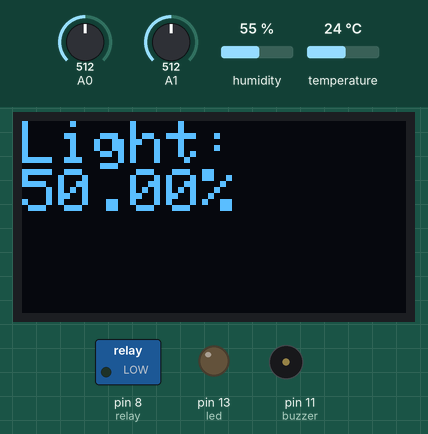
This sketch was run on a simulated Arduino Uno, built with avr-gcc and run on an emulated ATmega328P. Parts: 128×64 one-colour display, switched loads named in the sketch (green lamp = pin HIGH), output pins drawn as LEDs (lit = HIGH), buzzer (waves = sounding). The test bench sets the inputs (shaded band); at power-on: A1 = 512, A0 = 512, humidity 55 %, temperature 24 °C. What the sketch prints to the serial monitor is not drawn.

Above: at 1.8 s.
1.9 s: A1 set to 484
At 2.9 s:
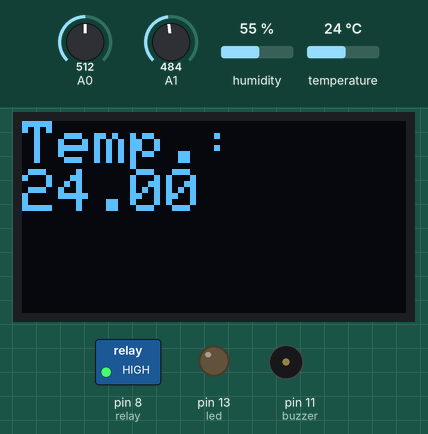
6.7 s: A0 set to 836
At 8.8 s:
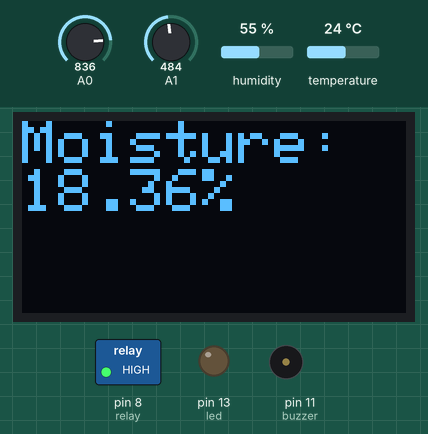
9.8 s: A0 set to 859
At 13.2 s:
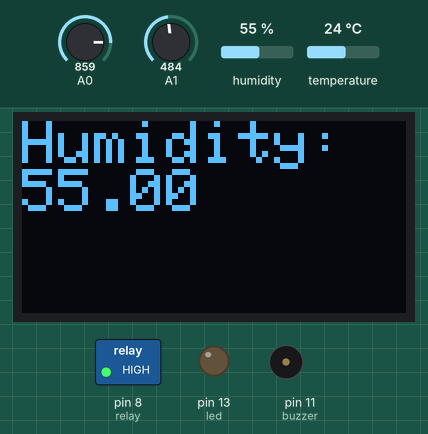
16.5 s: A1 set to 510
At 17.8 s:
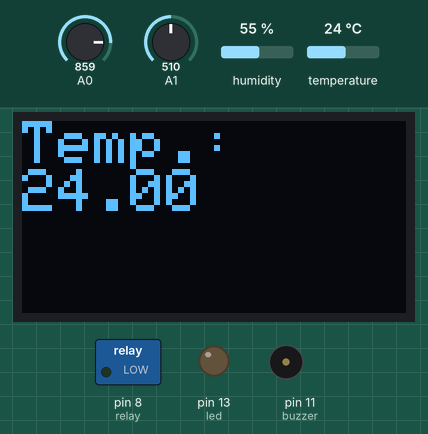
20.1 s: humidity set to 22 %
At 25.5 s:
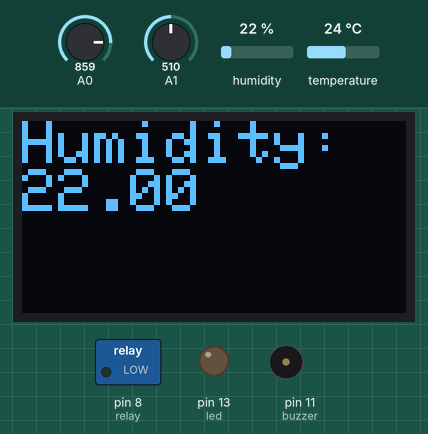
28.8 s: temperature set to 12 °C
At 30.7 s:
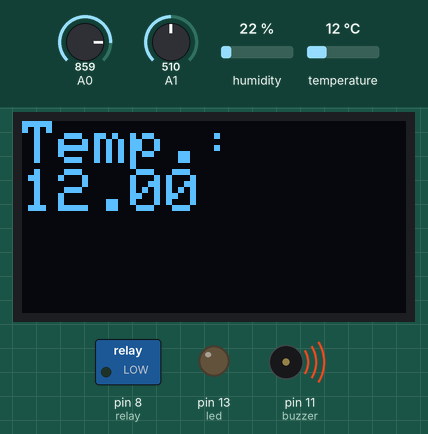
Timing chart, 0 to 31.8 s (numbered marks = the images above; inputs shaded):
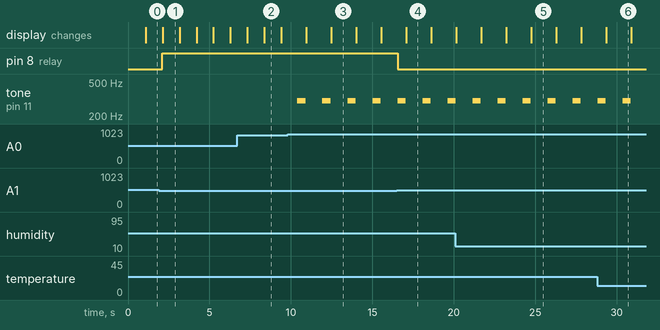

Measured:
- the behaviour switches between 500 and 499 on A1 (found by bisection; images 0 and 1)
- the behaviour switches between 850 and 851 on A0 (found by bisection; images 2 and 3)
- after the input at 1.9 s, pin 8 (relay): LOW → HIGH after 0.21 s
- after the input at 9.8 s, tone on pin 11 (buzzer): alternates 300 Hz for 0.50 s and silent for 1.0 s, starting after 0.60 s
- after the input at 16.5 s, pin 8 (relay): HIGH → LOW after 0.05 s
- what the display in image 1 shows lasts 1.1 s, from 2.1 s to 3.2 s
- what the display in image 3 shows lasts 1.5 s, from 12.5 s to 14.0 s

The sketch:

smart_plant_care_system.ino
```cpp
#include <SPI.h>
#include <Wire.h>
#include <Adafruit_GFX.h>
#include <Adafruit_SSD1306.h>
#include <Adafruit_Sensor.h>
#include <DHT.h>
#include <DHT_U.h>
#define OLED_RESET 4
#define DHTPIN 2
#define DHTTYPE    DHT11
DHT_Unified dht(DHTPIN, DHTTYPE);
uint32_t delayMS;
Adafruit_SSD1306 display(OLED_RESET);
int show=0;
int led=13;
int buzzer=11;
int high_moisture=0;
int moisture=0;
int light=0;
float moisture_percentage=0.0;
float light_percentage=0.0;
int relay=8;
int flag=0;
void setup() {
  display.begin(SSD1306_SWITCHCAPVCC, 0x3C);
  display.clearDisplay();
pinMode(led,OUTPUT);
pinMode(buzzer,OUTPUT);
pinMode(relay,OUTPUT);
Serial.begin(9600);
dht.begin();
  sensor_t sensor;
  dht.temperature().getSensor(&sensor);
   dht.humidity().getSensor(&sensor);
   delayMS = sensor.min_delay / 1000;
}

void loop() {
  sensors_event_t event;
  moisture=analogRead(A0);
  light=analogRead(A1);
  moisture_percentage=((1024.0-moisture)/1024.0)*100.0;
  light_percentage=((1024.0-light)/1024.0)*100.0;
  String mp = "";
  String lp="";
  mp.concat(moisture_percentage);
  mp+="%";
  lp.concat(light_percentage);
  lp+="%";


  if(moisture<=850)
  {
    high_moisture=0;
  }
  else
  {
    high_moisture=1;
  }

  if(light>=500&&flag==0)
  {
    digitalWrite(relay,LOW);
    flag=1;
  }
  else if(light<500&&flag==1)
  {
    digitalWrite(relay,HIGH);
    flag=0;
  }

  if(high_moisture)
  {
    tone(buzzer,300,500);
    delay(500);
    //noTone(buzzer);
  }
  else
  {
    noTone(buzzer);
    //tone(buzzer,300,500);
    //delay(500);
  }

  display.clearDisplay();
  display.setTextSize(2);
  display.setTextColor(WHITE);
  display.setCursor(0,0);
  if(show%4==0)
  {
  display.println("Moisture:");
  display.println(mp);
  }
  else if(show%4==1)
  {
  display.println("Light:");
  display.println(lp);
  }
  else if(show%4==2)
  {
     dht.temperature().getEvent(&event);
  display.println("Temp.:");
  if (!isnan(event.temperature)) {
    display.println(event.temperature);
  }else
  {
    display.println("Error");
  }
  }
  else if(show%4==3)
  {
      dht.humidity().getEvent(&event);
  display.println("Humidity:");
  if (!isnan(event.relative_humidity)) {
    display.println(event.relative_humidity);
  }else
  {
    display.println("Error");
  }
  }

  display.display();

  show++;
  Serial.println("moisture: "+mp+"   light: "+lp+"  temperature: "+event.temperature+"  humidity: "+event.relative_humidity);


 delay(1000);
}
```
